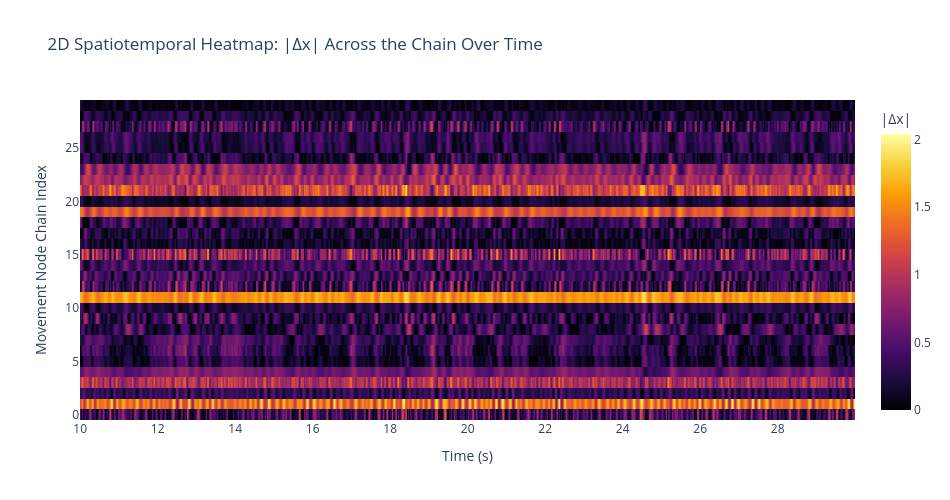

Write notebook code for a chart like this one.
### Code cell
fig_spacetime = plot_movement_nodes_spacetime(
    X, N=N, start_step=1000, end_step=3000, dt=dt
)
fig_spacetime.show()

### Figure 1 — Plotly figure (JSON) as saved in the notebook; plotly's stock layout.template omitted (floating-point values rounded to 4 significant figures; data arrays with more than 128 entries replaced by an {"elided": "..."} marker saying what was removed)
{"data": [{"colorbar": {"title": {"text": "|Δx|"}}, "colorscale": [[0, "#000004"], [0.1111, "#1b0c41"], [0.2222, "#4a0c6b"], [0.3333, "#781c6d"], [0.4444, "#a52c60"], [0.5556, "#cf4446"], [0.6667, "#ed6925"], [0.7778, "#fb9b06"], [0.8889, "#f7d13d"], [1, "#fcffa4"]], "type": "heatmap", "x": {"elided": "2000 float values"}, "y": [0, 1, 2, 3, 4, 5, 6, 7, 8, 9, 10, 11, 12, 13, 14, 15, 16, 17, 18, 19, 20, 21, 22, 23, 24, 25, 26, 27, 28, 29], "z": {"elided": "30x2000 float values"}}], "layout": {"height": 500, "title": {"text": "2D Spatiotemporal Heatmap: |Δx| Across the Chain Over Time"}, "width": 950, "xaxis": {"title": {"text": "Time (s)"}}, "yaxis": {"title": {"text": "Movement Node Chain Index"}}}}
